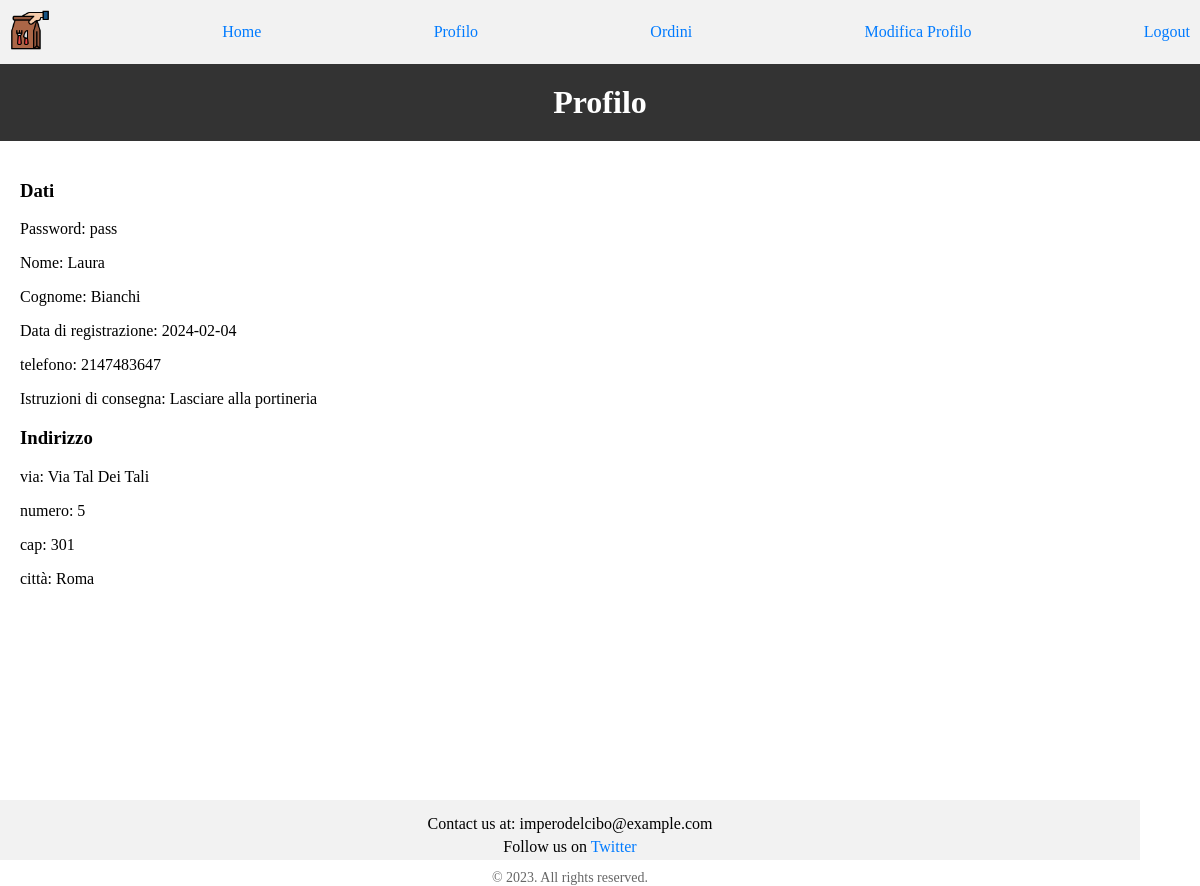
/applicativo/frontend/profilo_acquirente.php (signed in), run on the app's committed database.
### tables this page shows
CREATE TABLE `acquirente` (
  `mail` varchar(40) NOT NULL,
  `password` varchar(30) NOT NULL,
  `nome` char(20) NOT NULL,
  `cognome` char(20) NOT NULL,
  `datareg` date NOT NULL,
  `telefono` varchar(10) NOT NULL,
  `domicilio` int(11) NOT NULL,
  `istruzioni` tinytext DEFAULT NULL
);

CREATE TABLE `indirizzo` (
  `id` int(11) NOT NULL,
  `via` char(25) NOT NULL,
  `numero` varchar(3) NOT NULL,
  `cap` varchar(5) NOT NULL,
  `citta` enum('Milano','Roma','Palermo','Torino','Cagliari','Trento') NOT NULL
);

### applicativo/frontend/profilo_acquirente.php (the view, shortened to what this page needs)
<!DOCTYPE html>
<html>
<head>
<link rel="stylesheet" type="text/css" href="../css/stile.css">
</head>
<?php include("../common/navbar_acquirente.php"); ?>
<body>
    <h1>Profilo</h1>
    <section class="page-content">
        <h3>Dati</h3>
<?php
include("../common/connessione.php");
if(isset($_SESSION['utente'])) {
$mail = $_SESSION['utente'];
$stmt = $conn->prepare("SELECT * FROM acquirente WHERE mail = ?");
$stmt->bind_param("s", $mail);
$stmt->execute();
$result = $stmt->get_result();
if ($result->num_rows > 0) {
    while ($row = $result->fetch_assoc()) {
        echo "<p>Password: " . $row["password"] . "</p>";
        echo "<p>Nome: " . $row["nome"] . "</p>";
        echo "<p>Cognome: " . $row["cognome"] . "</p>";
        echo "<p>Data di registrazione: " . $row["datareg"] . "</p>";
        echo "<p>telefono: " . $row["telefono"] . "</p>";
        echo "<p>Istruzioni di consegna: " . $row["istruzioni"] . "</p>";
    }
}
} else {
    echo "Utente non loggato";
}
?>
<h3>Indirizzo</h3>
<?php
            $stmt = $conn->prepare("SELECT domicilio FROM acquirente WHERE mail = ?");
            $stmt->bind_param("s", $mail);
            $stmt->execute();
            $result = $stmt->get_result();
            $domicilio = "";
            if ($result->num_rows > 0) {
                while ($row = $result->fetch_assoc()) {
                    $domicilio = $row["domicilio"];
                }
            }
$stmt = $conn->prepare("SELECT * FROM indirizzo WHERE id = ?");
$stmt->bind_param("s", $domicilio);
$stmt->execute();
$result = $stmt->get_result();
if ($result->num_rows > 0) {
    while ($row = $result->fetch_assoc()) {
        echo "<p>via: " . $row["via"] . "</p>";
        echo "<p>numero: " . $row["numero"] . "</p>";
        echo "<p>cap: " . $row["cap"] . "</p>";
        echo "<p>città: " . $row["citta"] . "</p>";
    }
}else {
    echo "Utente non loggato";
}
?>
</section>
</body>
</html>

### applicativo/css/stile.css (style rules this page uses)
body { padding: 0; margin: 0; padding-bottom: 60px; min-height: 100vh; position: relative; flex-direction: column; }
h1 { flex-grow: 1; background-color: #333; color: #fff; padding: 20px; text-align: center; margin: 0; }
a { color: #007bff; text-decoration: none; }
footer { background-color: #f2f2f2; padding: 10px; text-align: center; box-sizing: border-box; width: 95%; height: 60px; position: absolute; bottom: 0; }
.footer-content { margin-bottom: 10px; }
.footer-content p { margin: 5px 0; }
.footer-content a { text-decoration: none; color: #007bff; }
.copyright { font-size: 14px; color: #666; }
.page-content { padding: 20px; width: 100%; box-sizing: border-box; }

### data on the page
acquirente: password "pass", nome "Laura", cognome "Bianchi", datareg "2024-02-04", telefono "2147483647", istruzioni "Lasciare alla portineria"
indirizzo: via "Via Tal Dei Tali", numero "5", cap "301", citta "Roma"
